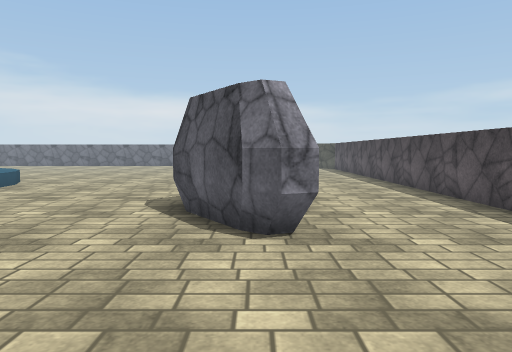
view 1 (above)

20 first-person views from a walk through a 3-D level made in the Unity game engine. The camera is 1.3 m above the floor, tilts 4° down and sees 70° across. The floor is counted in squares, 1 m on a side. Each view is taken from the middle of a square. On the plan, view 1 faces up. The plan holds only what a view shows up to about 15 squares ahead; the rest is blank. Surface patterns are stand-ins for the level's own textures.

view 2
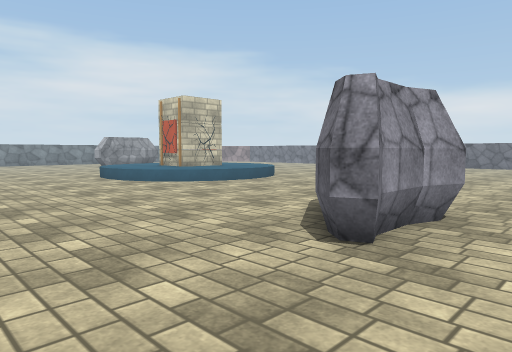

view 3
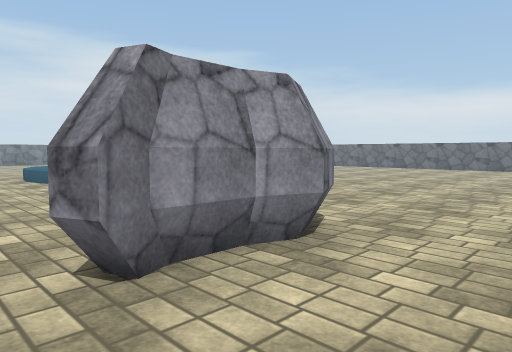

view 4
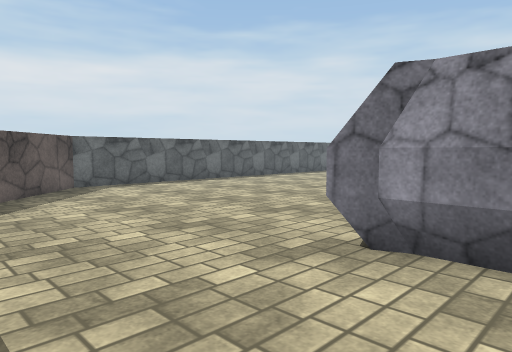

view 5
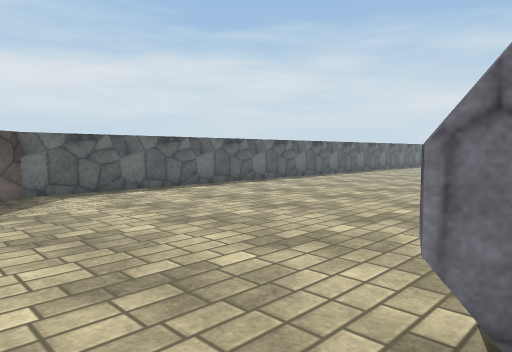

view 6
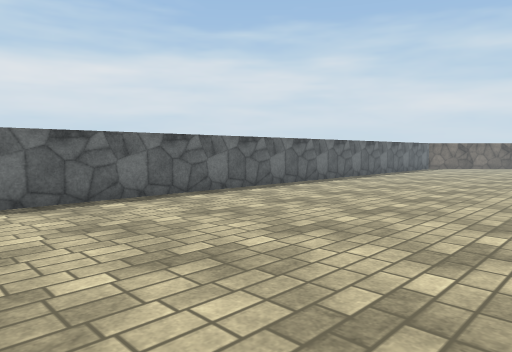

view 7
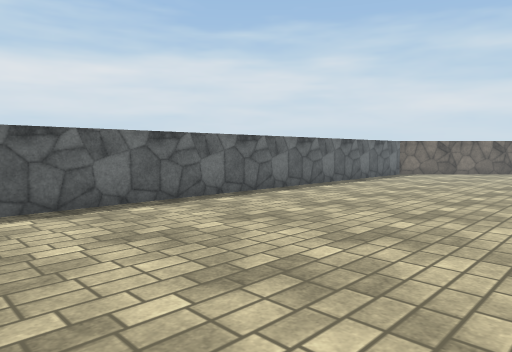

view 8
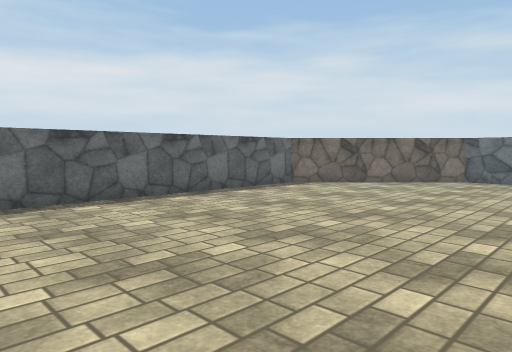

view 9
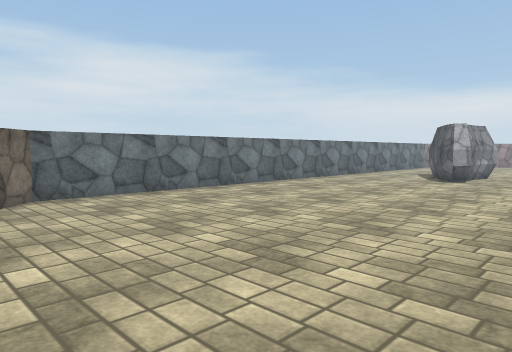

view 10
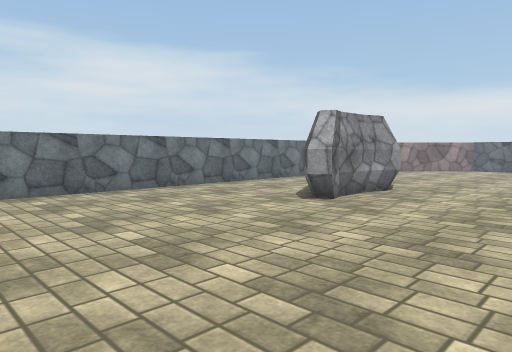

view 11
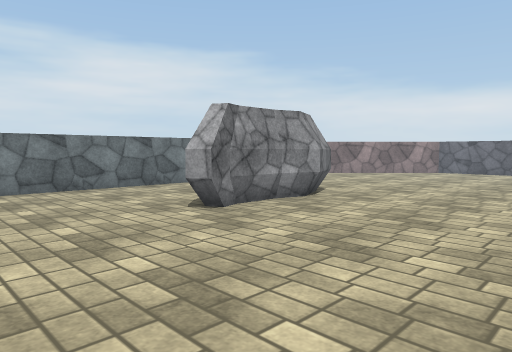

view 12
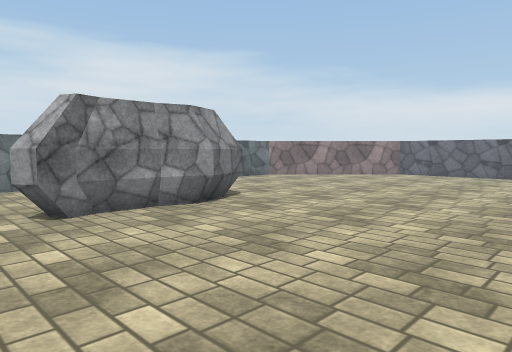

view 13
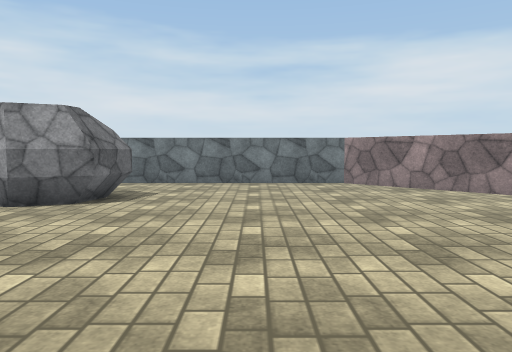

view 14
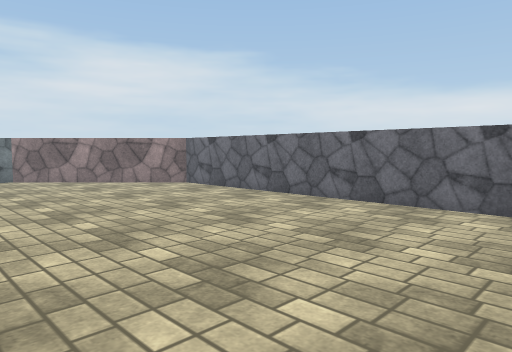

view 15
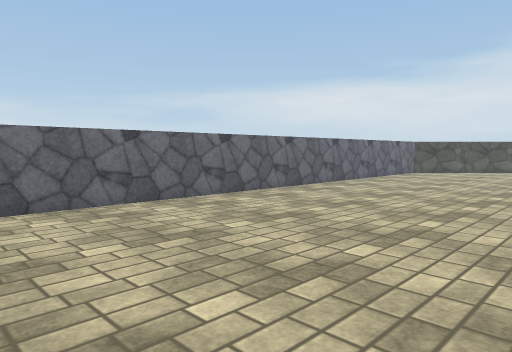

view 16
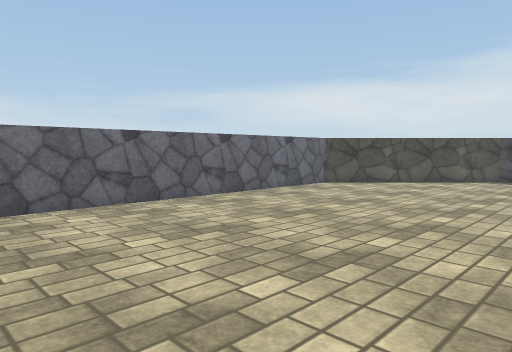

view 17
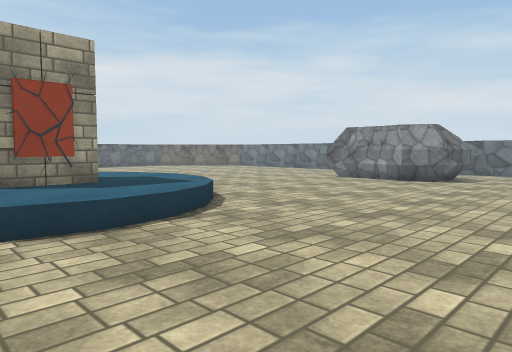

view 18
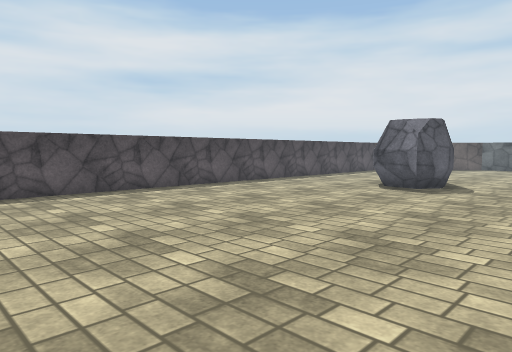

view 19
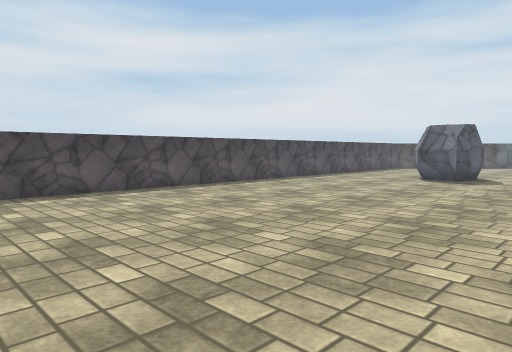

view 20
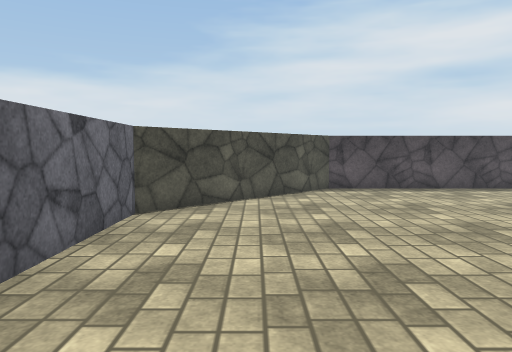

### Floor plan
Key: @ floor where view 1 was taken; # wall or solid block; . main floor; : floor 0.5 m higher than the main floor; / step, stairs or slope; O other object.
Columns run from 33 left of view 1 to 6 right of it. Each row starts with its distance up from view 1.
 31      ##############################
 30     ##............................##
 29    ##..............................##
 28   ##................................##
 27  ##..................................##
 26 ##....................................##
 25 #......................................#
 24 #......................................#
 23 #.................... .................#
 22 #.....................     ............#
 21 #.....................      ...........#
 20 #.....................      ...........#
 19 #.....................      ...........#
 18 #... OO...............      ...........#
 17 #...  OO..........////      ...........#
 16 #...  OO........./::::      ...........#
 15 #.... OO......../:::::  ...............#
 14 #.... OO......./:::##   /..............#
 13 #.....OO......./::  #   /..............#
 12 #............. /::  #    ..............#
 11 #.............. ::  #    ..............#
 10 #............   /:      ........OO.....#
  9 #...........           ........OOOO....#
  8 #........... .      //.........OOOO....#
  7 #...........        ............OOO....
  6 #..........         ............OOO...
  5 #.......... .      ..............OO...
  4 #..........      . ...................
  3 #...............      ................
  2 #.....................................
  1 #.....................................
  0 #................................@....
 -1 ##...................................
 -2  ##..................................
 -3   ##................................#
 -4    ##..............................##
 -5     ##............................##
 -6      ##############################

Positions as (right, up) in squares from view 1, and headings:
1: (0, 0), facing up
2: (3, 1), facing up-left
3: (4, 4), facing up-left
4: (5, 8), facing down-left
5: (3, 6), facing down-left
6: (-1, 4), facing down-left
7: (-8, 3), facing down-left
8: (-16, 4), facing down-left
9: (-22, -3), facing up-left
10: (-21, 5), facing up-left
11: (-20, 8), facing up-left
12: (-19, 11), facing up-left
13: (-18, 22), facing left
14: (-15, 22), facing up-left
15: (-21, 22), facing up-right
16: (-12, 22), facing up-right
17: (-11, 23), facing down-left
18: (-6, 22), facing down-right
19: (-6, 26), facing down-right
20: (-7, 28), facing right
